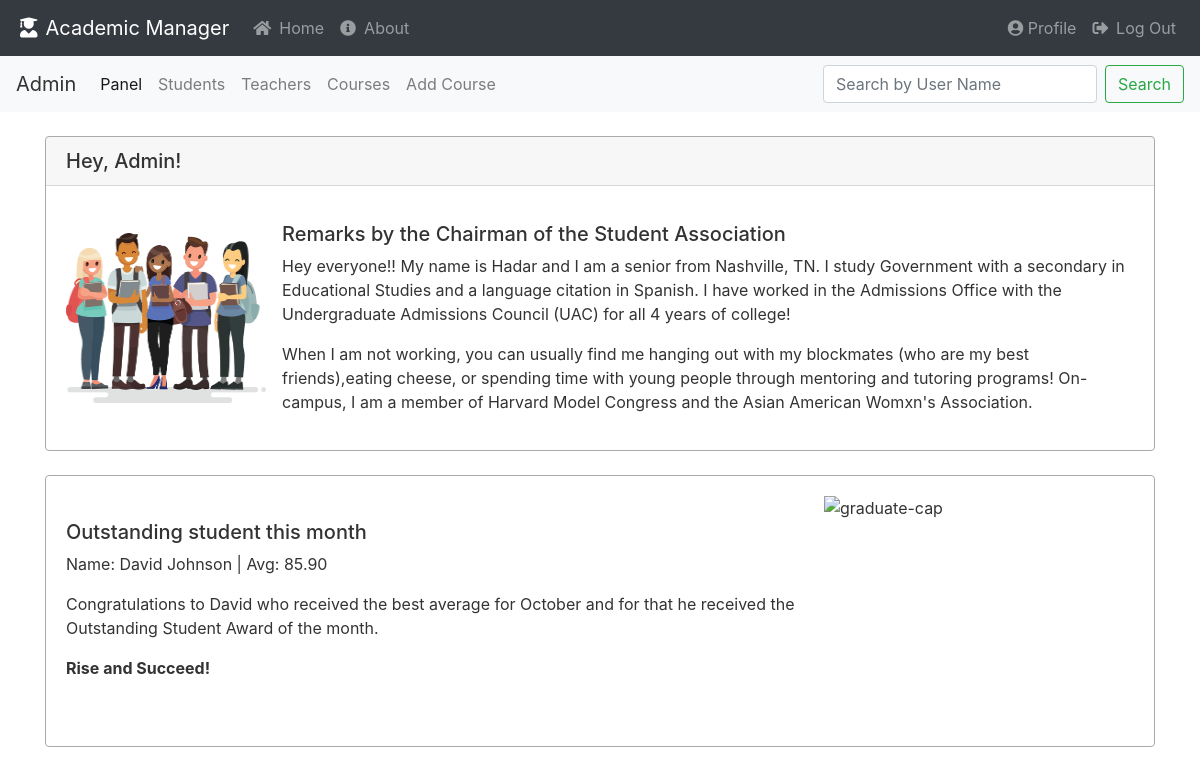
The page /home/ (signed in) on the database its author committed.
### academic_manager/models.py (models this page shows, shortened)
class User(db.Model, UserMixin):
    __table_name__ = 'user'
    id = db.Column(db.Integer, primary_key=True)
    email = db.Column(db.String(100), nullable=False, unique=True)
    first_name = db.Column(db.String(30), nullable=False)
    last_name = db.Column(db.String(30), nullable=False)
    password = db.Column(db.String(60), nullable=False)
    profile_img = db.Column(db.String(30), nullable=False, default='default/default.jpg')
    gender = db.Column(db.String(1), nullable=False)  # ['m','f']
    creation_date = db.Column(db.DateTime, nullable=False, default=datetime.now)
    last_seen = db.Column(db.DateTime, nullable=False, default=datetime.now)
    role = db.Column(db.String(100), nullable=False)
    __mapper_args__ = {
        'polymorphic_identity': 'user',
        'polymorphic_on': role
    }
    @property
    def full_name(self):
        return f"{self.first_name.capitalize()} {self.last_name.capitalize()}"
    @property
    def is_admin(self):
        return self.role == 'admin'

class Enrollment(db.Model):
    id = db.Column(db.Integer, primary_key=True)
    grade = db.Column(db.Integer, nullable=True)
    course_id = db.Column(db.Integer, db.ForeignKey('course.id'), nullable=False)
    student_id = db.Column(db.Integer, db.ForeignKey('student.id'), nullable=False)

### academic_manager/main/routes.py (the view)
@main.route("/")
@main.route("/home/")
def home():
    if current_user.is_authenticated:
        best_student = get_best_student()
        current_date = datetime.now()
        return render_template("home.html", best_student=best_student, current_date=current_date)
    else:
        return render_template("index.html")

### academic_manager/models.py (called while the page is built)
@login_manager.user_loader
def load_user(user_id):
    return User.query.get(user_id)

    def avg(self):
        grade_list = [int(enroll.grade) for enroll in self.enrollment if enroll.grade]
        if grade_list:
            return sum(grade_list) / len(grade_list)
        else:
            return 0

### academic_manager/students/utilities.py (called while the page is built)
def get_best_student(course_id=0):
    if course_id:
        try:
            enrollment_list = Enrollment.query.filter_by(course_id=course_id)
            best_grade_enrollment = max(enrollment_list, key=lambda x: x.grade)
            return best_grade_enrollment.student
        except:
            return None
    else:
        try:
            student_list = Student.query.all()
            return max(student_list, key=lambda x: x.avg())
        except:
            return None

### academic_manager/main/templates/home.html (shortened to what this page needs)
{% extends "base.html" %}
{% block content %}
    <div class="card">
        <h5 class="card-header">Hey, {{ current_user.first_name }}!</h5>
        <div class="card-body">
            <div class="media">
                <img src="{{ url_for('static', filename='/images/813810.png') }}"
                     class="align-self-center mr-3" width="200" height="170" alt="students">
                <div class="media-body">
                    <h5 class="mt-3">Remarks by the Chairman of the Student Association</h5>
                    <p>Hey everyone!! My name is Hadar and I am a senior from Nashville, TN.
                        I study Government with a secondary in Educational Studies and a language citation in Spanish.
                        I have worked in the Admissions Office with the Undergraduate Admissions Council (UAC) for all 4
                        years of college!
                    <p>When I am not working, you can usually find me hanging out with my blockmates (who are my best
                        friends),eating cheese, or spending time with young people through mentoring and tutoring programs!
                        On-campus, I am a member of Harvard Model Congress and the Asian American Womxn's Association.</p>
                </div>
            </div>
        </div>
    </div>
    <br>
    {% if best_student and best_student.avg() > 50 %}
        <div class="card">
            <div class="card-body media">
                <div class="media-body">
                    <h5 class="mt-4">Outstanding student this month</h5>
                    <p>Name: {{ best_student.full_name }} | Avg: {{ '%0.2f' % best_student.avg()|float }}</p>
                    <p>Congratulations to {{ best_student.first_name }} who received the best average for
                        {{ current_date.strftime('%B')}} and for that he received the Outstanding Student
                        Award of the month.</p><strong>Rise and Succeed!</strong>
                </div>
                <img src="{{ url_for('static', filename='/images/graduate-cap.jpg') }}"
                     class="ml-3" width="310" height="230" alt="graduate-cap">
            </div>
        </div>
    {% endif %}
{% endblock %}

### academic_manager/static/styles/main.css (style rules this page uses)
body { background: #ffffff; color: #333333; }
.card { border: 1px solid #aaaaaa; }

### academic_manager/templates/base.html (style rules this page uses)
body { background: #ffffff; color: #333333; }
.card { border: 1px solid #aaaaaa; }

### rows shown on the page
User: first_name "Admin"
User: full_name "David Johnson", first_name "David"
Enrollment: grade.grade "85.90"
